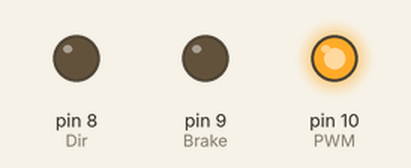
Simulated run of this sketch. Board: Arduino Uno, built with avr-gcc and run on an emulated ATmega328P. On the bench: output pins drawn as LEDs (lit = HIGH).

Above: at 2.5 s.
At 7.5 s:
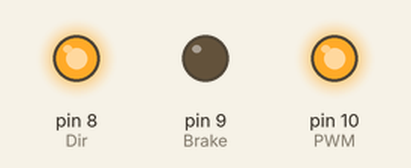
At 11.0 s:
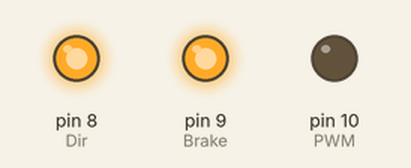
Timing chart, 0 to 15.6 s (numbered marks = the images above):
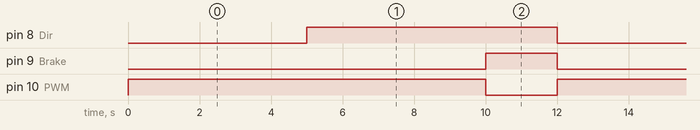

The sketch:

BLDC.ino
```cpp
#define Dir 8
#define Brake 9
#define PWM 10


void setup() {
  pinMode(Dir, OUTPUT);
  pinMode(Brake, OUTPUT);
}

void loop() {
  analogWrite(PWM, 255);
  digitalWrite(Brake, LOW);
  digitalWrite(Dir, LOW);

  delay(5000);

  digitalWrite(Dir, HIGH);

  delay(5000);

  analogWrite(PWM, 0);
  digitalWrite(Brake, HIGH);

  delay(2000);
}
```

Measured:
- by itself, pin 8 (Dir): alternates HIGH for 7.0 s and LOW for 5.0 s
- by itself, pin 9 (Brake): alternates HIGH for 2.0 s and LOW for 10.0 s
- by itself, pin 10 (PWM): alternates HIGH for 10.0 s and LOW for 2.0 s
